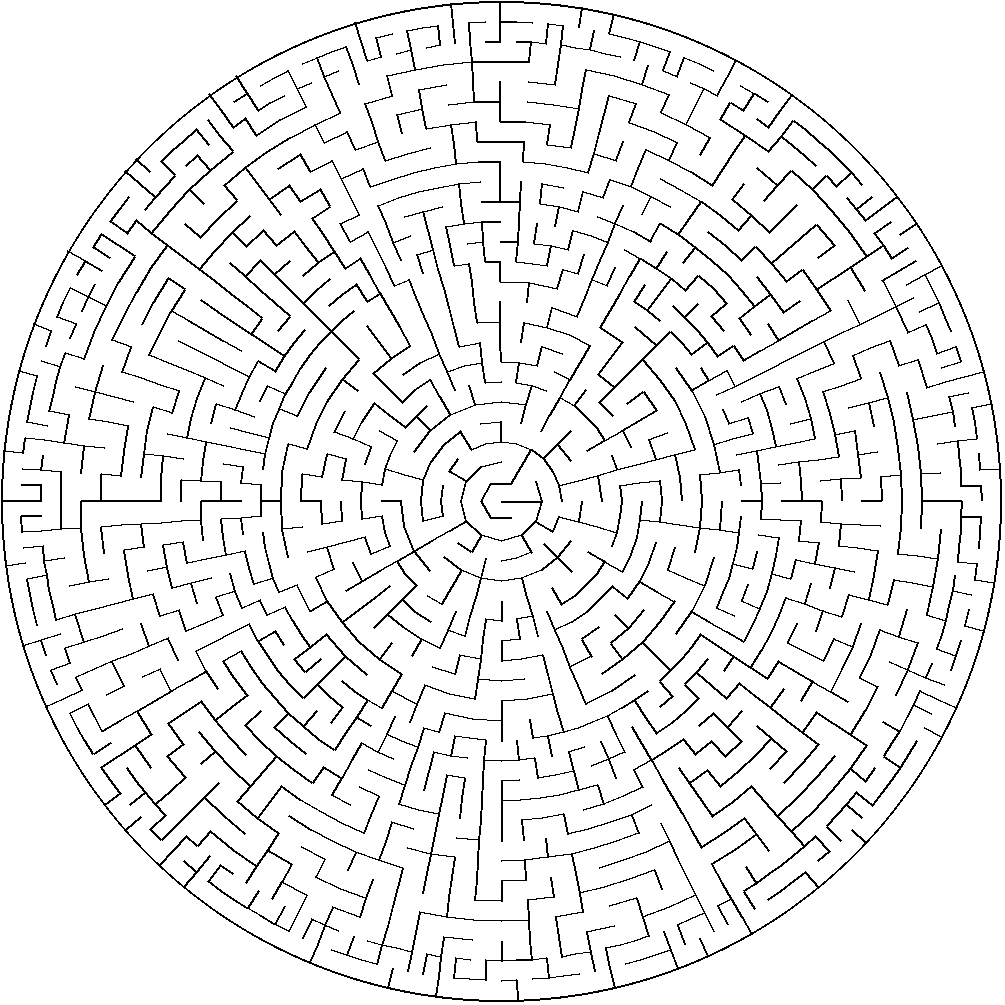

Write the Python code that produced this figure.
import math
from PIL import Image, ImageDraw
from grid import Grid, Cell
import random
from recursive_backtracker import RecursiveBacktracker

class PolarCell(Cell):
    
    def __init__(self, row, column):
        super().__init__(row, column)
        self.outward = []
        self.cw, self.ccw, self.inward = None, None, None
        
    def neighbours(self):
        nei_list = []
        if self.cw:
            nei_list.append(self.cw)
        if self.ccw:
            nei_list.append(self.ccw)
        if self.inward:
            nei_list.append(self.inward)
        nei_list += self.outward
        
        return nei_list


class PolarGrid(Grid):
    def __init__(self, rows):
        super().__init__(rows, 1)
    
    def prepare_grid(self):
        rows = [None] * self.rows
        
        row_height = 1 / self.rows
        rows[0] = [PolarCell(0,0)]
        
        for rw in range(1,self.rows):
            radius = rw / self.rows
            circumference = 2 * math.pi * radius
            
            prev_count = len(rows[rw-1])
            est_cell_width = circumference / prev_count
            ratio = round(est_cell_width/row_height)
            cells = prev_count * ratio
            rows[rw] = [PolarCell(rw,col) for col in range(cells)]
        
        return rows
        
    def configure_cells(self):
       for cell in self.each_cell():
            row,col = cell.row, cell.col
            if row > 0:                                     
                if col + 1 >= len(self.grid[row]):
                    cell.cw = self.grid[row][col + 1 - len(self.grid[row])]
                else:
                   cell.cw = self.grid[row][col + 1] 
                if col - 1 < 0:
                   cell.ccw = self.grid[row][len(self.grid[row]) - 1]
                else:
                   cell.ccw = self.grid[row][col-1]

                ratio = len(self.grid[row]) / len(self.grid[row-1])
                parent = self.grid[row -1][round(col//ratio)]
                parent.outward.append(cell)
                cell.inward = parent
    
    def random_cell(self):
        row = random.randint(0, self.rows - 1)
        col = random.randint(0,len(self.grid[row]) - 1)
        
        return self.grid[row][col]
                
                
    
    
    def to_png(self, cell_size=25, fname="polar_grid.png"):
        img_size = 2 * self.rows * cell_size
        background = (255,255,255)
        wall = (0,0,0)
        
        img = Image.new("RGB",(img_size+5,img_size+5),background)
        d = ImageDraw.Draw(img)
        center = (img_size // 2) + 1
        
        for cell in self.each_cell():
            if cell.row == 0 :
                next
            theta = (2 * math.pi) / len(self.grid[cell.row])
            inner_radius = cell.row * cell_size
            outer_radius = (cell.row + 1) * cell_size
            theta_ccw = cell.col * theta
            theta_cw = (cell.col + 1) * theta
            
            ax = center + inner_radius * math.cos(theta_ccw)
            ay = center + inner_radius * math.sin(theta_ccw)
            bx = center + outer_radius * math.cos(theta_ccw)
            by = center + outer_radius * math.sin(theta_ccw)
            cx = center + inner_radius * math.cos(theta_cw)
            cy = center + inner_radius * math.sin(theta_cw)
            dx = center + outer_radius * math.cos(theta_cw)
            dy = center + outer_radius * math.sin(theta_cw)
            
            if not cell.linked(cell.inward) and (ax,ay) != (center,center):
                d.line([ax,ay,cx,cy], fill=wall,width=4)
            if not cell.linked(cell.cw) and  (cx,cy) != (center,center):
                d.line([cx,cy,dx,dy], fill=wall,width=4)
        
        d.circle((center,center), self.rows * cell_size,outline=wall,width=4)

        img.save(fname,"PNG")
        
if __name__ == "__main__":
    
    grid = PolarGrid(10)
    rback = RecursiveBacktracker()
    rback.on(grid)
    
    grid.to_png(cell_size=20)
    print("Image created polar_grid.png")